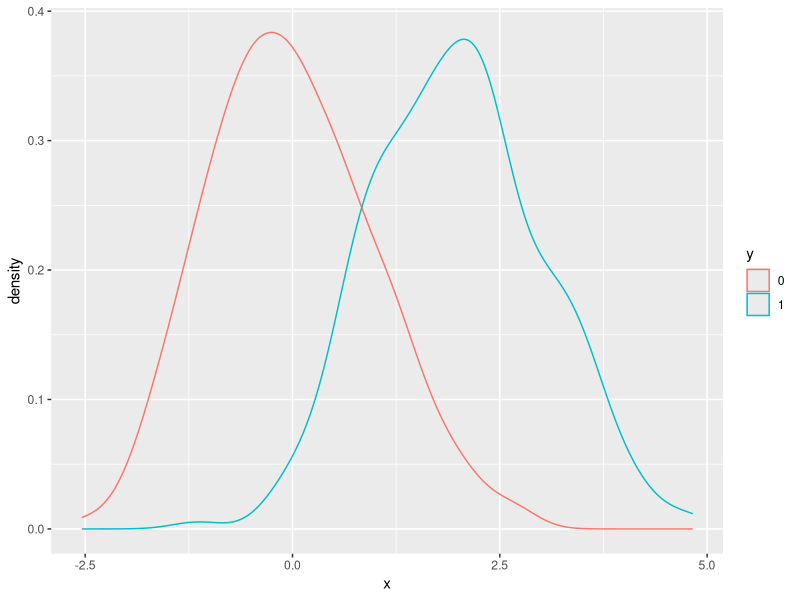
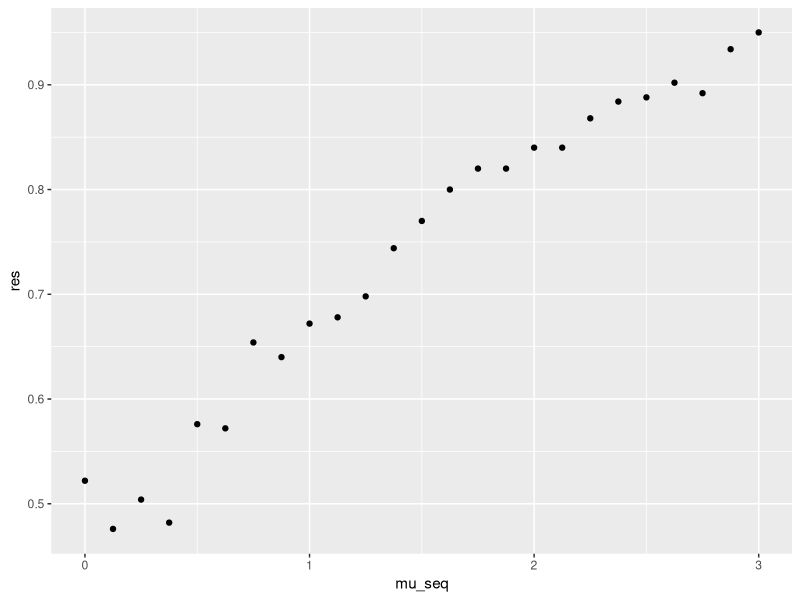

Write the R code that produced these figures, in order.
library(tidyverse)
library(caret)
set.seed(2, sample.kind="Rounding")

make_data <- function(n = 1000, p = 0.5, 
                      mu_0 = 0, mu_1 = 2, 
                      sigma_0 = 1,  sigma_1 = 1){
  
  y <- rbinom(n, 1, p)
  f_0 <- rnorm(n, mu_0, sigma_0)
  f_1 <- rnorm(n, mu_1, sigma_1)
  x <- ifelse(y == 1, f_1, f_0)
  
  test_index <- createDataPartition(y, times = 1, p = 0.5, list = FALSE)
  
  list(train = data.frame(x = x, y = as.factor(y)) %>% slice(-test_index),
       test = data.frame(x = x, y = as.factor(y)) %>% slice(test_index))
}
dat <- make_data()

dat$train %>% ggplot(aes(x, color = y)) + geom_density()




####
set.seed(1, sample.kind="Rounding")
mu_seq <- seq(0, 3, len = 25)


res <- sapply(mu_seq, function(i) {
  dat <- make_data(mu_1 = i)
  fit_glm <- dat$train %>% glm(y ~ x, data =., family = "binomial")
  p_hat <- predict(fit_glm, dat$test)
  y_hat_glm <- ifelse(p_hat > 0.5, 1, 0) %>% factor(levels = c(0,1))
  mean(y_hat_glm == dat$test$y)
})

qplot(mu_seq, res)





